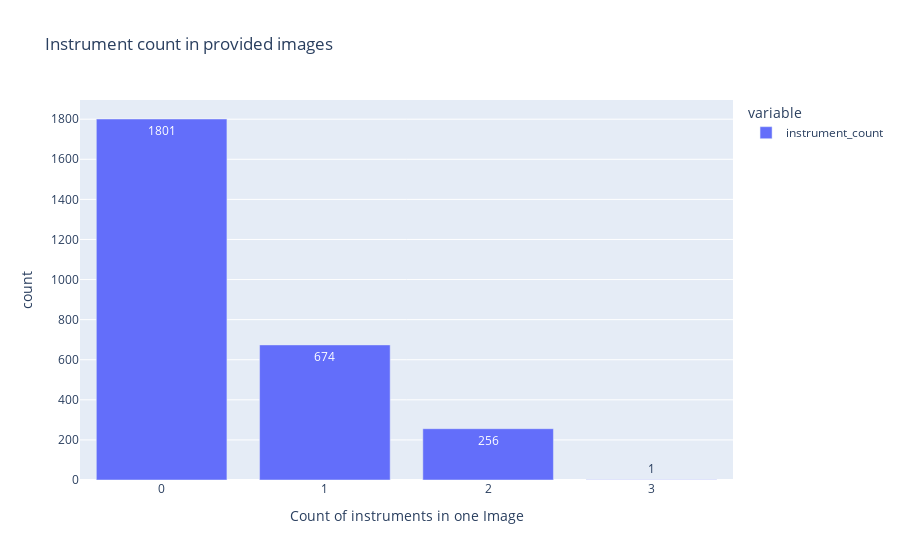

Notebook cell for this chart:
### Code cell
fig=instrument_count_per_image_df["instrument_count"].value_counts().plot.bar(title="Instrument count in provided images",text=instrument_count_per_image_df["instrument_count"].value_counts(),labels ={"index":"Count of instruments in one Image","value":"count"})
fig.update_layout(
    xaxis = dict(
        tickmode = 'linear',
        tick0 = 0,
        dtick = 1
    )
)

### Figure 1 — Plotly figure (JSON) as saved in the notebook; plotly's stock layout.template omitted (floating-point values rounded to 4 significant figures)
{"data": [{"alignmentgroup": "True", "hovertemplate": "variable=instrument_count<br>Count of instruments in one Image=%{x}<br>count=%{y}<br>text=%{text}<extra></extra>", "legendgroup": "instrument_count", "marker": {"color": "#636efa"}, "name": "instrument_count", "offsetgroup": "instrument_count", "orientation": "v", "showlegend": true, "text": [1801, 674, 256, 1], "textposition": "auto", "type": "bar", "x": [0, 1, 2, 3], "xaxis": "x", "y": [1801, 674, 256, 1], "yaxis": "y"}], "layout": {"barmode": "relative", "legend": {"title": {"text": "variable"}, "tracegroupgap": 0}, "title": {"text": "Instrument count in provided images"}, "xaxis": {"anchor": "y", "domain": [0, 1], "dtick": 1, "tick0": 0, "tickmode": "linear", "title": {"text": "Count of instruments in one Image"}}, "yaxis": {"anchor": "x", "domain": [0, 1], "title": {"text": "count"}}}}
